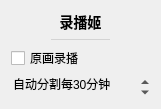
           <widget class="QWidget" name="recordSettingsCard" native="true">
            <property name="geometry">
             <rect>
              <x>190</x>
              <y>630</y>
              <width>161</width>
              <height>101</height>
             </rect>
            </property>
            <property name="styleSheet">
             <string notr="true">#recordSettingsCard
{
	background: #f7f7ff;
	border: none;
	border-radius: 5px;
}</string>
            </property>
            <layout class="QVBoxLayout" name="verticalLayout_41">
             <item>
              <widget class="QLabel" name="label_28">
               <property name="sizePolicy">
                <sizepolicy hsizetype="Preferred" vsizetype="Fixed">
                 <horstretch>0</horstretch>
                 <verstretch>0</verstretch>
                </sizepolicy>
               </property>
               <property name="styleSheet">
                <string notr="true">font-size: 14px;
font-weight: 500;</string>
               </property>
               <property name="text">
                <string>录播姬</string>
               </property>
               <property name="alignment">
                <set>Qt::AlignCenter</set>
               </property>
              </widget>
             </item>
             <item>
              <widget class="QWidget" name="widget_23" native="true">
               <property name="minimumSize">
                <size>
                 <width>0</width>
                 <height>1</height>
                </size>
               </property>
               <property name="maximumSize">
                <size>
                 <width>16777215</width>
                 <height>1</height>
                </size>
               </property>
               <property name="styleSheet">
                <string notr="true">background: lightgray;
margin: 40px;</string>
               </property>
              </widget>
             </item>
             <item>
              <widget class="QCheckBox" name="recordCheck">
               <property name="cursor">
                <cursorShape>PointingHandCursor</cursorShape>
               </property>
               <property name="toolTip">
                <string>&lt;html&gt;&lt;head/&gt;&lt;body&gt;&lt;p&gt;录制文件位置：&lt;/p&gt;&lt;p&gt;安装目录/records/&lt;/p&gt;&lt;/body&gt;&lt;/html&gt;</string>
               </property>
               <property name="text">
                <string>原画录播</string>
               </property>
              </widget>
             </item>
             <item>
              <widget class="QSpinBox" name="recordSplitSpin">
               <property name="contextMenuPolicy">
                <enum>Qt::NoContextMenu</enum>
               </property>
               <property name="toolTip">
                <string>&lt;html&gt;&lt;head/&gt;&lt;body&gt;&lt;p&gt;每隔一段时间保存已录制的文字，并继续重新录制&lt;/p&gt;&lt;p&gt;免得文件太大，也避免程序闪退导致大量数据丢失&lt;/p&gt;&lt;/body&gt;&lt;/html&gt;</string>
               </property>
               <property name="styleSheet">
                <string notr="true">QAbstractSpinBox
{
	background: transparent;
}</string>
               </property>
               <property name="frame">
                <bool>false</bool>
               </property>
               <property name="alignment">
                <set>Qt::AlignLeading|Qt::AlignLeft|Qt::AlignVCenter</set>
               </property>
               <property name="buttonSymbols">
                <enum>QAbstractSpinBox::UpDownArrows</enum>
               </property>
               <property name="suffix">
                <string>分钟</string>
               </property>
               <property name="prefix">
                <string>自动分割每</string>
               </property>
               <property name="minimum">
                <number>1</number>
               </property>
               <property name="maximum">
                <number>600</number>
               </property>
               <property name="singleStep">
                <number>10</number>
               </property>
               <property name="value">
                <number>30</number>
               </property>
              </widget>
             </item>
            </layout>
           </widget>
